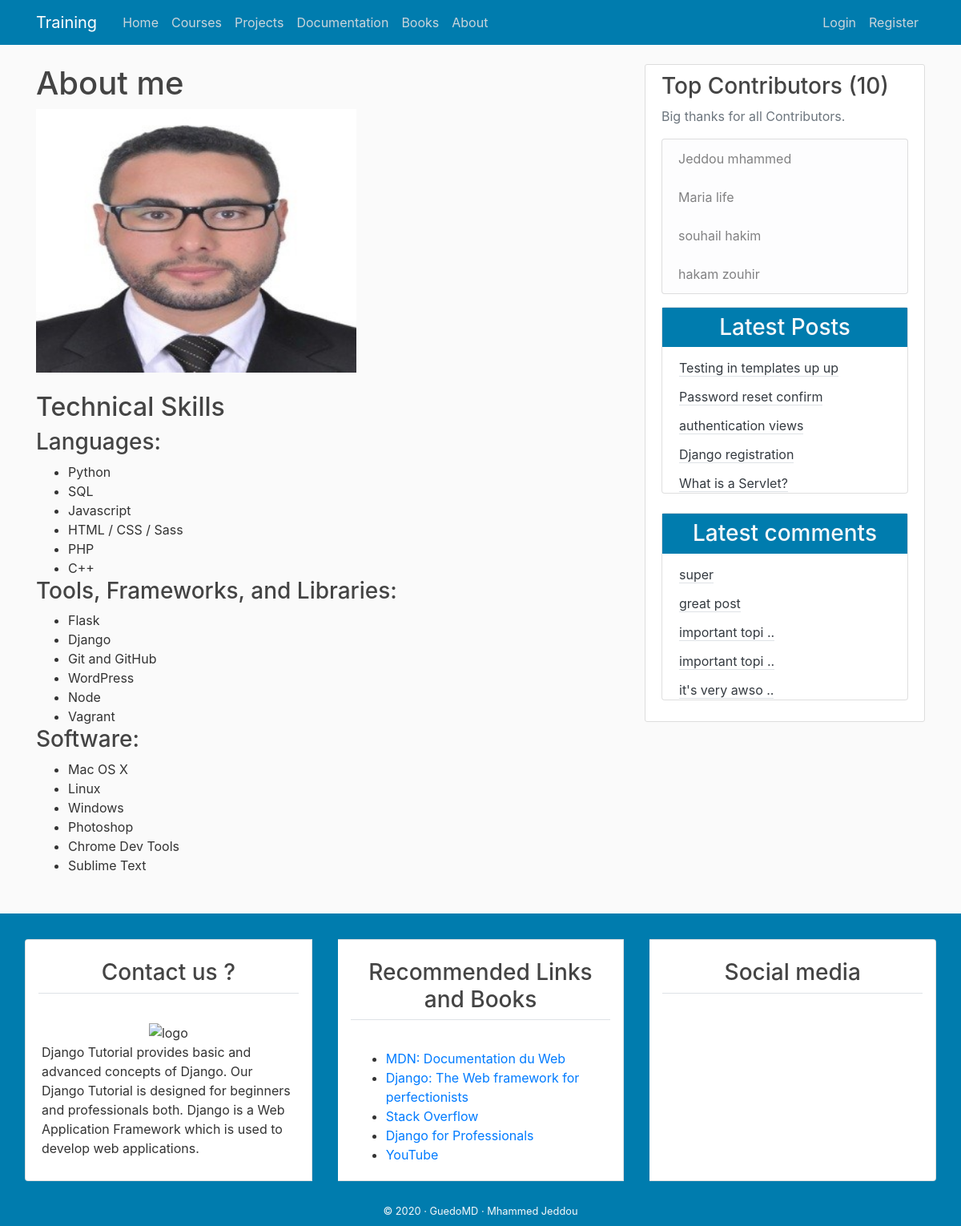
The page /about/ on the database its author committed.
### blog/models.py (models this page shows, shortened)
class Post(models.Model):
    title = models.CharField(max_length=100)
    content = models.TextField()
    date_posted = models.DateTimeField(default=timezone.now)
    author = models.ForeignKey(User, on_delete=models.CASCADE)
    class Meta :
        ordering = ('-date_posted',)

class Comment(models.Model):
    name = models.CharField(max_length=50 )
    email = models.EmailField()
    body = models.TextField(verbose_name='Comment')
    comment_date = models.DateTimeField(auto_now_add=True)
    active = models.BooleanField(default=False)
    post = models.ForeignKey(Post, related_name='comments', on_delete=models.CASCADE)
    class Meta :
        ordering = ('-comment_date',)

### blog/views.py (the view)
# urls.py: path('about/', views.about, name='blog-about'),
def about(request):
    return render(request, 'blog/about.html', {'title': 'About'})

### blog/templatetags/post_tag.py (called while the page is built)
@register.inclusion_tag('blog/latest_posts.html')  #decorator
def latest_posts() : #simple python function
    context ={
        'l_posts' :Post.objects.all()[0:5]
    }
    return context

@register.inclusion_tag('blog/latest_comments.html')  #decorator
def latest_comments() : #simple python function
    context ={
        'l_comments' : Comment.objects.all()[0:5]
    }
    return context

### blog/templates/blog/about.html
{% extends "blog/base.html" %}
{% block content %}
    <h1>About me</h1>
{% load static %}
    <img src="{% static 'blog/img/me.jpg' %}" alt=" logo " width="400px">
<br> <br>
    <article class="page type-page status-publish entry page-skills" itemscope="itemscope"
    itemtype="http://schema.org/CreativeWork">
<header class="entry-header"><h2 class="entry-title" itemprop="headline">Technical Skills</h2>
</header>
<div class="entry-content" itemprop="text">
   <h3>Languages:</h3>
   <ul class="columns-2">
       <li>Python</li>
       <li>SQL</li>
       <li>Javascript</li>
       <li>HTML / CSS / Sass</li>
       <li>PHP</li>
       <li>C++</li>
   </ul>
   <h3>Tools, Frameworks, and Libraries:</h3>
   <ul class="columns-2">
       <li>Flask</li>
       <li>Django</li>
       <li>Git and GitHub</li>
       <li>WordPress</li>
       <li>Node</li>
       <li>Vagrant</li>
   </ul>
   <h3>Software:</h3>
   <ul class="columns-2">
       <li>Mac OS X</li>
       <li>Linux</li>
       <li>Windows</li>
       <li>Photoshop</li>
       <li>Chrome Dev Tools</li>
       <li>Sublime Text</li>
   </ul>
</div>
</article> <br> <br>
{% endblock content %}

### blog/templates/blog/latest_posts.html
<ul class="list-group-flush latest-post">
    {% for post  in l_posts  %}
      <li class="list-group-item latest-post-item" >
           <a class="text-dark border-bottom " href="{% url 'post-detail' post.pk  %}"> {{post.title |safe|truncatewords_html:5}} </a>
      </li>
    {% endfor %}
</ul>

### blog/templates/blog/latest_comments.html
<ul class="list-group-flush latest-comment">
    {% for comment  in l_comments  %}
      <li class="list-group-item latest-comment-item" >
           <a class="text-dark border-bottom" href="{% url 'post-detail' comment.post.pk  %}">
            {% if comment.body|length > 15 %}
            {{comment.body |slice:'14'}} ..
            {% else %}
            {{comment.body}}
            {% endif %}
          </a>
      </li>
      {% empty %}
      <li class="list-group-item latest-comment-item" >  No comments </li>
    {% endfor %}
</ul>

### blog/static/blog/main.css (style rules this page uses)
body { background: #fafafa; color: #333333; margin-top: 5rem; }
h1, h2, h3, h4, h5, h6 { color: #444444; }
ul { margin: 0; }

### blog/static/blog/css/main2.css (style rules this page uses)
.latest-post, .latest-comment { padding: 0 15px; }
.latest-post .latest-post-item, .latest-comment .latest-comment-item { padding: 6px; }
.latest-post li:first-child, .latest-comment li:first-child { border-top: 0; }
.latest-post li:last-child, .latest-comment li:last-child { border-bottom: 0; padding-bottom: 0; }

### rows shown on the page
Post: title "Testing in templates up up"
Post: title "Password reset confirm"
Post: title "authentication views"
Post: title "Django registration"
Post: title "What is a Servlet?"
Comment: body "super"
Comment: body "great post"
Comment: body "important topi"
Comment: body "important topi"
Comment: body "it's very awso"
